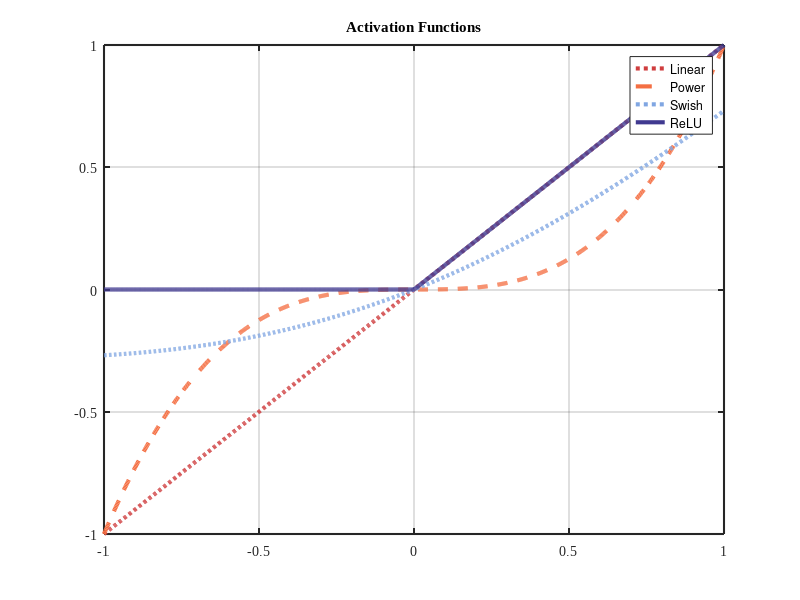

This figure's MATLAB source:
% Activation functions
close all
clear 
clc
x = linspace(-1, 1, 1000);


linear = x;

% % Power
power = x.^3;

% Swish
swish = x ./ (1 + exp(-x));

% ReLU
relu = max(0, x);


figure;
plot(x, linear, 'b:', 'DisplayName', 'Linear','LineWidth',3,'color','#CF3D3E');
hold on;
plot(x, power, 'g--', 'DisplayName', 'Power','LineWidth',3,'color','#F46F43');
plot(x, swish, 'r:', 'DisplayName', 'Swish','LineWidth',3,'color','#80A6E2');
plot(x, relu, 'm', 'DisplayName', 'ReLU','LineWidth',3,'color','#403990');
hold off;


title('Activation Functions');
grid on;
legend;
 set(gca,'FontName','Times New Roman','FontSize',10,'LineWidth',1.5);